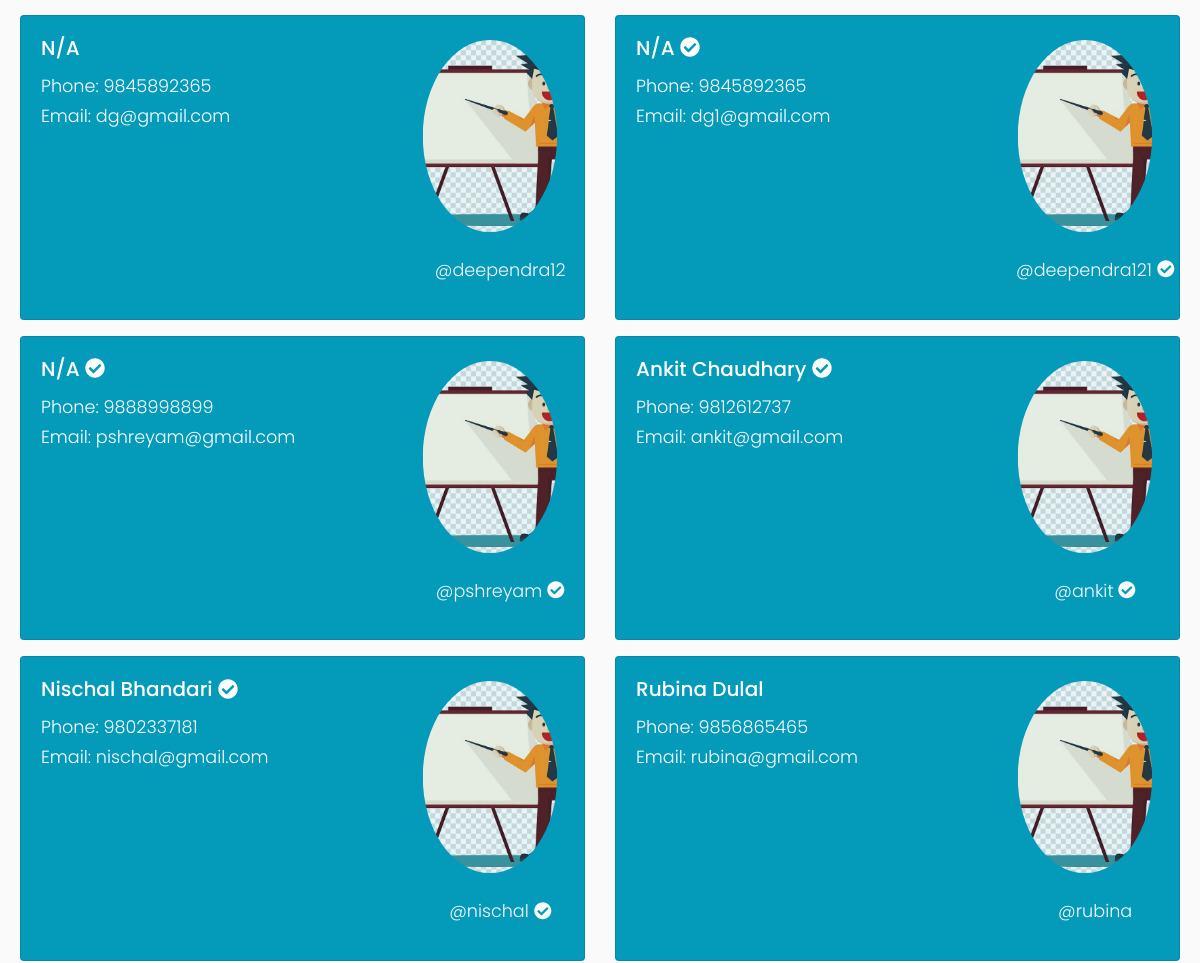
Before: /student/search-tutors (signed in, middle part) with the older database file.
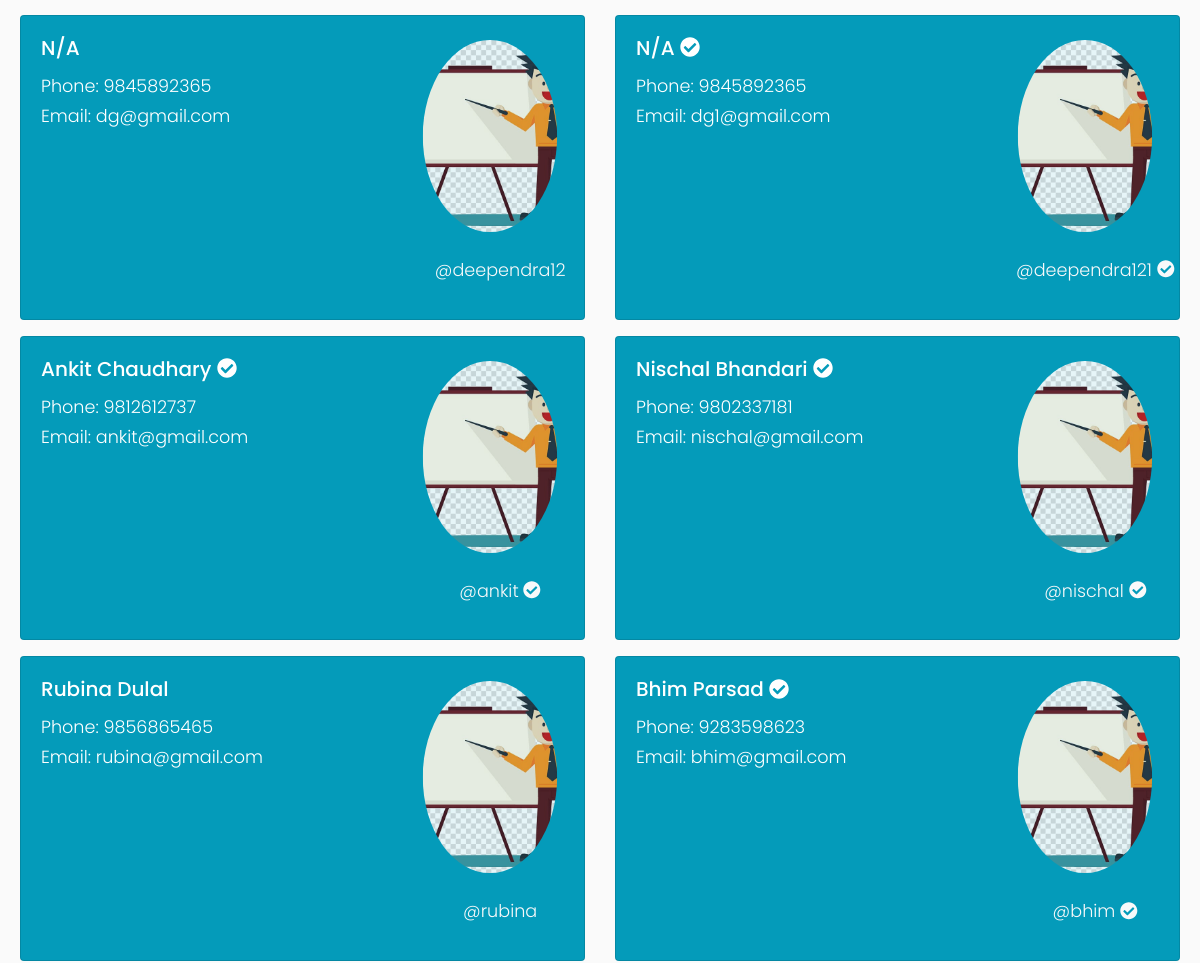
After: the same page with the newer database file.
### app/models.py (models this page shows, shortened)
class User(UserMixin, db.Model):
    id = db.Column(db.Integer, primary_key=True)
    username = db.Column(db.String(64), index=True, unique=True)
    email = db.Column(db.String(64), index=True, unique=True)
    hash_password = db.Column(db.String(120))
    role = db.Column(db.String(7), index=True)
    confirmed_account = db.Column(db.Boolean, default=False)
    student = db.relationship('Student', backref='base', uselist=False, cascade="all, delete")
    tutor = db.relationship('Tutor', backref='base', uselist=False, cascade="all, delete")
    location = db.relationship('Location', backref='User', uselist=False, cascade="all, delete")
    mycourse = db.relationship('Mycourse', backref='User', cascade="all, delete")
    followed = db.relationship(
        'User',secondary=followers,
        primaryjoin=(followers.c.follower_id==id),
        secondaryjoin=(followers.c.followed_id==id),
        backref=db.backref('followers', lazy='dynamic'), lazy='dynamic'
    )

class Tutor(db.Model):
    phone = db.Column(db.String(10))
    user_id = db.Column(db.Integer, db.ForeignKey('user.id'), primary_key = True,)
    full_name = db.Column(db.String(64))
    state = db.Column(db.String(64))
    district = db.Column(db.String(64))
    municipality = db.Column(db.String(64))
    ward_no = db.Column(db.Integer)
    date_of_birth = db.Column(db.String(64))
    profile_pic = db.Column(db.String(255))
    description = db.Column(db.String(250))
    account_verification_status = db.Column(db.Boolean, default=False)
    experience = db.relationship('Experience', backref='Tutor', uselist=True ,cascade="all, delete")
    qualification = db.relationship('Qualification', backref='Tutor', uselist=True ,cascade="all, delete")
    achievement = db.relationship('Achievement', backref='Tutor', uselist=True ,cascade="all, delete")

### app/routes.py (the view)
@app.route('/student/search-tutors', methods=['POST', 'GET'])
@login_required
def search_tutors():
    if current_user.is_authenticated and current_user.role == 'admin':
        return redirect('/admin')
    username = request.args.get('username', '').lower()
    tutor_list = User.query.filter_by(role="tutor").all()
    if username:
        tutor_list = User.query.filter_by(username=username).filter_by(role='tutor').all()
    user = User.query.filter_by(username=current_user.username).first()
    if user.username == current_user.username and not is_tutor(user):
        student = Student.query.filter_by(user_id=user.id).first()
        return render_template('search-tutors.html', profilepic= fetch_profile_pic(student),
        user=user, tutors=tutor_list)
    elif user.username == current_user.username and is_tutor(user):
        return redirect(url_for('tutor_followers'))

### app/models.py (called while the page is built)
@login_manager.user_loader
def load_user(id):
    return User.query.get(int(id))

### app/routes.py (called while the page is built)
def is_tutor(user):
    if user.role == 'tutor':
        return True
    elif user.role == 'student':
        return False
    elif user.role == 'admin':
        return False

def fetch_profile_pic(user_obj):
    try:
        pic_name_from_db = getattr(user_obj, 'profile_pic')
        picture_path = os.path.join(app.root_path, 'static/profile_pics')
        if pic_name_from_db in os.listdir(picture_path):
            profile_pic = url_for('static',filename='profile_pics/' + pic_name_from_db)
            return profile_pic
        return fetch_default_profile_pic(user_obj)
    except:
        return fetch_default_profile_pic(user_obj)

### app/templates/search-tutors.html (shortened to what this page needs)
{% extends 'student.html' %}
{% block content %}
    <div class='row'>
        {% if tutors %}
            {% for tutor in tutors %}
                    <div class="col-md-6 mb-3 ">
                        <div class="card h-100" >
                            <div class="row flex-column-reverse flex-sm-row">
                                <div class="col-md-8" ">
                                    <div class="card-body">
                                        <h5 class="card-title" >
                                            <a href="{{ url_for('profile', username=tutor.username) }}">
                                                {{ tutor.tutor.full_name or 'N/A' }}
                                            </a>
                                            {% if tutor.role=="tutor" and tutor.tutor.account_verification_status %}
                                                        <i class="fas fa-check-circle"></i>
                                            {% endif %}
                                        </h5>
                                        <p class="card-text">
                                            Phone: {{ tutor.tutor.phone or 'N/A' }}
                                            <br>
                                            Email:
                                            {{ tutor.email or 'N/A' }}
                                        </p>
                                    </div>
                                </div>
                                <div class="col-md-4 img-responsive mx-auto d-block" style="margin:auto;text-align:center">
                                    <a href="{{ url_for('profile', username=tutor.username)}}" data-toggle="tooltip" title="Click here!">
                                        {% if tutor.tutor.profile_pic %}
                                            <img src="{{url_for('static',filename='profile_pics/'+tutor.tutor.profile_pic)}}" class="img-responsive rounded-circle img-fluid mx-auto d-block" id="tutor_profile_pic" >
                                        {% else %}
                                            <img src="{{url_for('static',filename='profile_pics/tutor.jpg')}}" class="img-responsive rounded-circle img-fluid mx-auto d-block" id="tutor_profile_pic" >
                                        {% endif %}
                                    </a>
                                    <p class="text-light">
                                        @{{ tutor.username }}
                                        {% if tutor.role=="tutor" and tutor.tutor.account_verification_status %}
                                            <i class="fas fa-check-circle"></i>
                                        {% endif %}
                                    </p>
                                </div>
                            </div>
                        </div>
                    </div>
            {% endfor %}
        {% else %}
            <div class="col-md-12">
                <p>Tutor with that username not found!</p>
            </div>
        {% endif %}
    </div>
{% endblock %}

### app/templates/student.html (shortened to what this page needs)
{% extends "extends/base-user.html" %}

### app/templates/extends/base-user.html (shortened to what this page needs)
<!DOCTYPE html>
<html>
<head>
    <link rel="stylesheet" href="https://stackpath.bootstrapcdn.com/bootstrap/4.1.0/css/bootstrap.min.css">
    <link rel="stylesheet" href="https://cdnjs.cloudflare.com/ajax/libs/malihu-custom-scrollbar-plugin/3.1.5/jquery.mCustomScrollbar.min.css">
</head>
<body>
    <div class ='wrapper'>
        <div id='content'>
            {% block content %}{% endblock %}
        </div>
    </div>
</body>
</html>

Changed rows visible on the page:
removed User: tutor "N/A", role "tutor" (drawn), tutor "9888998899", email "pshreyam@gmail.com", username "pshreyam"
now on this page (row unchanged): User: tutor "Bhim Parsad", role "tutor" (drawn), tutor "9283598623", email "bhim@gmail.com", username "bhim"
